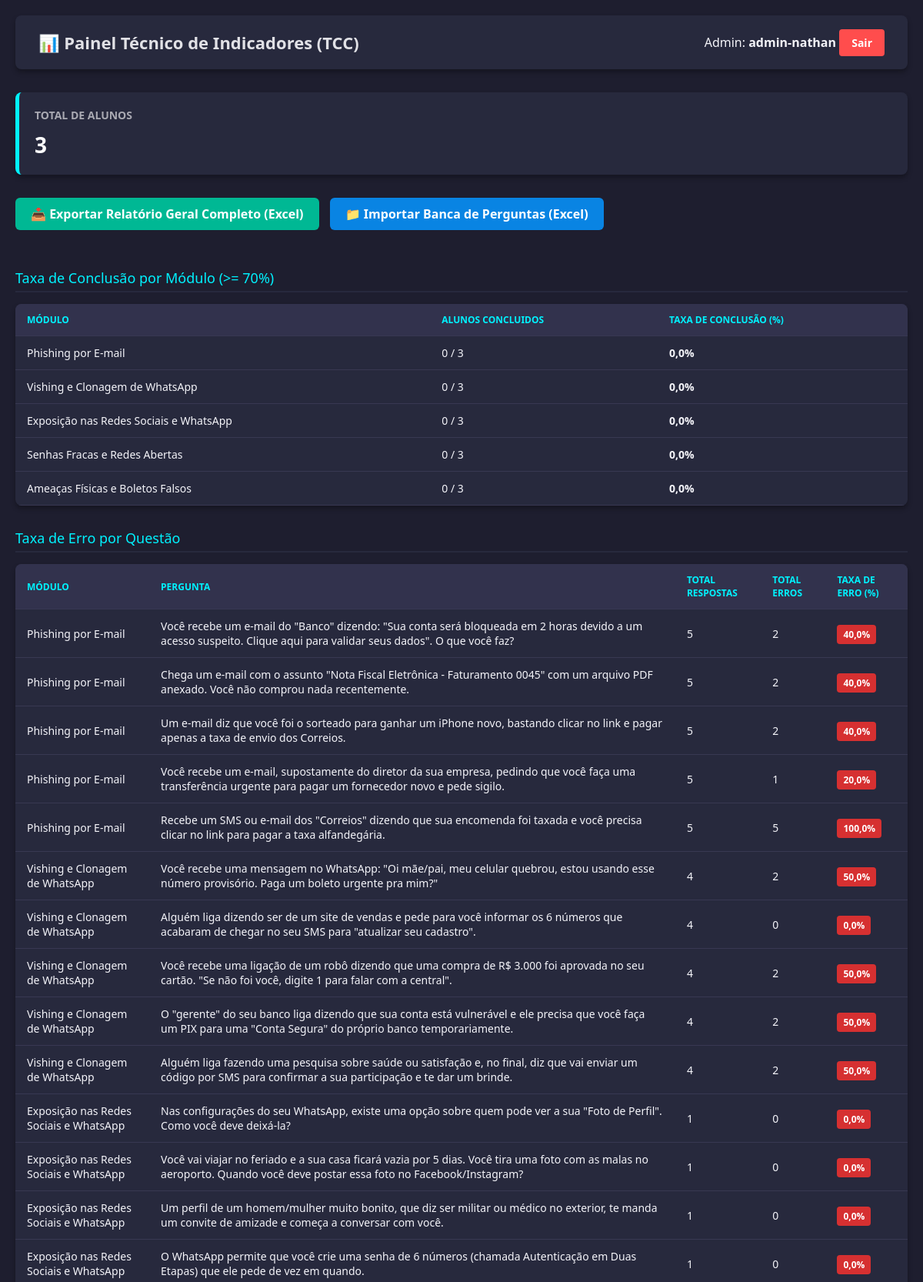
/painel-admin/ (signed in, upper part), run on the app's committed database.
### plataforma/models.py (models this page shows, shortened)
class Usuario(AbstractUser):
    cpf = models.CharField(max_length=14, unique=True, null=True, blank=True)
    idade = models.IntegerField(null=True, blank=True)

class Modulo(models.Model):
    titulo = models.CharField(max_length=200)
    descricao = models.TextField(blank=True, null=True)
    explicacao_pratica = models.TextField(blank=True, null=True)
    video_url = models.URLField(
        blank=True,
        null=True,
        help_text="Link incorporado do vídeo (ex: https://www.youtube.com/embed/...)"
    )

class Pergunta(models.Model):
    modulo = models.ForeignKey(Modulo, on_delete=models.CASCADE, related_name='perguntas')
    texto_pergunta = models.TextField()

### plataforma/views.py (the view)
# urls.py: path('painel-admin/', views.admin_dashboard, name='admin_dashboard'),
def admin_dashboard(request):
    if not request.user.is_authenticated or not request.user.is_staff:
        return redirect('login')
    modulos = Modulo.objects.all()
    usuarios_comuns = Usuario.objects.filter(is_staff=False, is_superuser=False)
    total_usuarios_comuns = usuarios_comuns.count()
    metricas_modulos = []
    for m in modulos:
        perguntas = m.perguntas.all()
        total_p = perguntas.count()
        concluidos_count = 0
        for u in usuarios_comuns:
            respostas_u = RespostaUsuario.objects.filter(usuario=u, pergunta__in=perguntas)
            if total_p > 0 and respostas_u.count() >= total_p:
                acertos = sum(1 for r in respostas_u if r.alternativa_escolhida.is_correta)
                if (acertos / total_p) * 100 >= 70:
                    concluidos_count += 1
        taxa = (concluidos_count / total_usuarios_comuns * 100) if total_usuarios_comuns > 0 else 0
        metricas_modulos.append({
            'modulo': m,
            'concluidos': concluidos_count,
            'taxa_conclusao': round(taxa, 1)
        })
    metricas_questoes = []
    perguntas_all = Pergunta.objects.all()
    for p in perguntas_all:
        respostas_p = RespostaUsuario.objects.filter(pergunta=p)
        total_resp = respostas_p.count()
        erros = sum(1 for r in respostas_p if not r.alternativa_escolhida.is_correta)
        taxa_erro = (erros / total_resp * 100) if total_resp > 0 else 0
        metricas_questoes.append({
            'pergunta': p,
            'modulo': p.modulo.titulo,
            'total_respostas': total_resp,
            'total_erros': erros,
            'taxa_erro': round(taxa_erro, 1)
        })
    todos_usuarios = Usuario.objects.all()
    contexto = {
        'metricas_modulos': metricas_modulos,
        'metricas_questoes': metricas_questoes,
        'todos_usuarios': todos_usuarios,
        'total_usuarios_comuns': total_usuarios_comuns,
    }
    return render(request, 'admin_dashboard.html', contexto)

### templates/admin_dashboard.html (shortened to what this page needs)
<!DOCTYPE html>
<html lang="pt-br">
<head>
</head>
<body>
    <header>
        <h1>📊 Painel Técnico de Indicadores (TCC)</h1>
        <div>
            <span>Admin: <strong>{{ user.username }}</strong></span>
            <a href="{% url 'logout' %}" class="btn-sair">Sair</a>
        </div>
    </header>
    <div class="kpi-container">
        <div class="kpi-card">
            <h3>Total de Alunos</h3>
            <div class="value">{{ total_usuarios_comuns }}</div>
        </div>
    </div>
    <div style="margin-bottom: 20px;">
        <a href="{% url 'exportar_excel' %}" class="btn-excel">📥 Exportar Relatório Geral Completo (Excel)</a>
        <a href="{% url 'importar_banca' %}" class="btn-excel" style="background-color: #0984e3; margin-left: 10px;">📁 Importar Banca de Perguntas (Excel)</a>
    </div>
    <div class="section-title">Taxa de Conclusão por Módulo (>= 70%)</div>
    <table>
        <thead>
            <tr>
                <th>Módulo</th>
                <th>Alunos Concluidos</th>
                <th>Taxa de Conclusão (%)</th>
            </tr>
        </thead>
        <tbody>
            {% for item in metricas_modulos %}
            <tr>
                <td>{{ item.modulo.titulo }}</td>
                <td>{{ item.concluidos }} / {{ total_usuarios_comuns }}</td>
                <td><strong>{{ item.taxa_conclusao }}%</strong></td>
            </tr>
            {% endfor %}
        </tbody>
    </table>
    <div class="section-title">Taxa de Erro por Questão</div>
    <table>
        <thead>
            <tr>
                <th>Módulo</th>
                <th>Pergunta</th>
                <th>Total Respostas</th>
                <th>Total Erros</th>
                <th>Taxa de Erro (%)</th>
            </tr>
        </thead>
        <tbody>
            {% for q in metricas_questoes %}
            <tr>
                <td>{{ q.modulo }}</td>
                <td>{{ q.pergunta.texto_pergunta }}</td>
                <td>{{ q.total_respostas }}</td>
                <td>{{ q.total_erros }}</td>
                <td><span class="badge-erro">{{ q.taxa_erro }}%</span></td>
            </tr>
            {% endfor %}
        </tbody>
    </table>
</body>
</html>

### templates/admin_dashboard.html (style rules this page uses)
body { font-family: 'Segoe UI', Tahoma, Geneva, Verdana, sans-serif; background-color: #1e1e2f; color: #f4f4f9; margin: 0; padding: 20px; }
header { background-color: #27293d; padding: 20px 30px; border-radius: 8px; display: flex; justify-content: space-between; align-items: center; box-shadow: 0 4px 6px rgba(0,0,0,0.3); margin-bottom: 30px; }
h1 { margin: 0; font-size: 22px; color: #e1e1e6; }
.btn-sair { background-color: #ff4d4d; color: white; padding: 8px 16px; border-radius: 4px; text-decoration: none; font-weight: bold; font-size: 14px; }
.kpi-container { display: grid; grid-template-columns: repeat(auto-fit, minmax(220px, 1fr)); gap: 20px; margin-bottom: 30px; }
.kpi-card { background-color: #27293d; padding: 20px; border-radius: 8px; box-shadow: 0 4px 6px rgba(0,0,0,0.3); border-left: 5px solid #00f2fe; }
.kpi-card h3 { margin: 0 0 10px 0; font-size: 14px; color: #a9a9b2; text-transform: uppercase; }
.kpi-card .value { font-size: 28px; font-weight: bold; color: #fff; }
.section-title { font-size: 18px; margin: 30px 0 15px 0; color: #00f2fe; border-bottom: 2px solid #27293d; padding-bottom: 5px; }
table { width: 100%; border-collapse: collapse; background-color: #27293d; border-radius: 8px; overflow: hidden; box-shadow: 0 4px 6px rgba(0,0,0,0.3); margin-bottom: 30px; }
th, td { padding: 12px 15px; text-align: left; border-bottom: 1px solid #383852; font-size: 14px; }
th { background-color: #32324d; color: #00f2fe; text-transform: uppercase; font-size: 12px; }
.badge-erro { background-color: #d63031; color: white; padding: 4px 8px; border-radius: 4px; font-weight: bold; font-size: 12px; }
.btn-excel { background-color: #00b894; color: white; padding: 10px 20px; border-radius: 6px; text-decoration: none; font-weight: bold; display: inline-block; margin-bottom: 20px; }

### data on the page
Usuario: username "admin-nathan"
Modulo: modulo.titulo "Phishing por E-mail", concluidos "0", total_usuarios_comuns "3", taxa_conclusao "0,0"
Modulo: modulo.titulo "Vishing e Clonagem de WhatsApp", concluidos "0", total_usuarios_comuns "3", taxa_conclusao "0,0"
Modulo: modulo.titulo "Exposição nas Redes Sociais e WhatsApp", concluidos "0", id "3", taxa_conclusao "0,0"
Modulo: modulo.titulo "Senhas Fracas e Redes Abertas", concluidos "0", total_usuarios_comuns "3", taxa_conclusao "0,0"
Modulo: modulo.titulo "Ameaças Físicas e Boletos Falsos", concluidos "0", total_usuarios_comuns "3", taxa_conclusao "0,0"
Pergunta: modulo "Phishing por E-mail", pergunta.texto_pergunta "Você recebe um e-mail do \"Banco\" dizendo: \"Sua conta será bloqueada em 2 horas devido a um acesso suspeito. Clique aqui para validar seus dados\". O que você faz?", total_respostas "5", total_erros "2", taxa_erro "40,0"
Pergunta: modulo "Phishing por E-mail", pergunta.texto_pergunta "Chega um e-mail com o assunto \"Nota Fiscal Eletrônica - Faturamento 0045\" com um arquivo PDF anexado. Você não comprou nada recentemente.", total_respostas "5", total_erros "2", taxa_erro "40,0"
Pergunta: modulo "Phishing por E-mail", pergunta.texto_pergunta "Um e-mail diz que você foi o sorteado para ganhar um iPhone novo, bastando clicar no link e pagar apenas a taxa de envio dos Correios.", total_respostas "5", total_erros "2", taxa_erro "40,0"
Pergunta: modulo "Phishing por E-mail", pergunta.texto_pergunta "Você recebe um e-mail, supostamente do diretor da sua empresa, pedindo que você faça uma transferência urgente para pagar um fornecedor novo e pede sigilo.", total_respostas "5", total_erros "1", taxa_erro "20,0"
Pergunta: modulo "Phishing por E-mail", pergunta.texto_pergunta "Recebe um SMS ou e-mail dos \"Correios\" dizendo que sua encomenda foi taxada e você precisa clicar no link para pagar a taxa alfandegária.", total_respostas "5", total_erros "5", taxa_erro "100,0"
Pergunta: modulo "Vishing e Clonagem de WhatsApp", pergunta.texto_pergunta "Você recebe uma mensagem no WhatsApp: \"Oi mãe/pai, meu celular quebrou, estou usando esse número provisório. Paga um boleto urgente pra mim?\"", total_respostas "4", total_erros "2", taxa_erro "50,0"
Pergunta: modulo "Vishing e Clonagem de WhatsApp", pergunta.texto_pergunta "Alguém liga dizendo ser de um site de vendas e pede para você informar os 6 números que acabaram de chegar no seu SMS para \"atualizar seu cadastro\".", total_respostas "4", total_erros "0", taxa_erro "0,0"
Pergunta: modulo "Vishing e Clonagem de WhatsApp", pergunta.texto_pergunta "Você recebe uma ligação de um robô dizendo que uma compra de R$ 3.000 foi aprovada no seu cartão. \"Se não foi você, digite 1 para falar com a central\".", total_respostas "4", total_erros "2", taxa_erro "50,0"
Pergunta: modulo "Vishing e Clonagem de WhatsApp", pergunta.texto_pergunta "O \"gerente\" do seu banco liga dizendo que sua conta está vulnerável e ele precisa que você faça um PIX para uma \"Conta Segura\" do próprio banco temporariamente.", total_respostas "4", total_erros "2", taxa_erro "50,0"
Pergunta: modulo "Vishing e Clonagem de WhatsApp", pergunta.texto_pergunta "Alguém liga fazendo uma pesquisa sobre saúde ou satisfação e, no final, diz que vai enviar um código por SMS para confirmar a sua participação e te dar um brinde.", total_respostas "4", total_erros "2", taxa_erro "50,0"
Pergunta: modulo "Exposição nas Redes Sociais e WhatsApp", pergunta.texto_pergunta "Nas configurações do seu WhatsApp, existe uma opção sobre quem pode ver a sua \"Foto de Perfil\". Como você deve deixá-la?", total_respostas "1", total_erros "0", taxa_erro "0,0"
Pergunta: modulo "Exposição nas Redes Sociais e WhatsApp", pergunta.texto_pergunta "Você vai viajar no feriado e a sua casa ficará vazia por 5 dias. Você tira uma foto com as malas no aeroporto. Quando você deve postar essa foto no Facebook/Instagram?", total_respostas "1", total_erros "0", taxa_erro "0,0"
Pergunta: modulo "Exposição nas Redes Sociais e WhatsApp", pergunta.texto_pergunta "Um perfil de um homem/mulher muito bonito, que diz ser militar ou médico no exterior, te manda um convite de amizade e começa a conversar com você.", total_respostas "1", total_erros "0", taxa_erro "0,0"
Pergunta: modulo "Exposição nas Redes Sociais e WhatsApp", pergunta.texto_pergunta "O WhatsApp permite que você crie uma senha de 6 números (chamada Autenticação em Duas Etapas) que ele pede de vez em quando.", total_respostas "1", total_erros "0", taxa_erro "0,0"

### other printed values
{{ total_usuarios_comuns }} "3"
